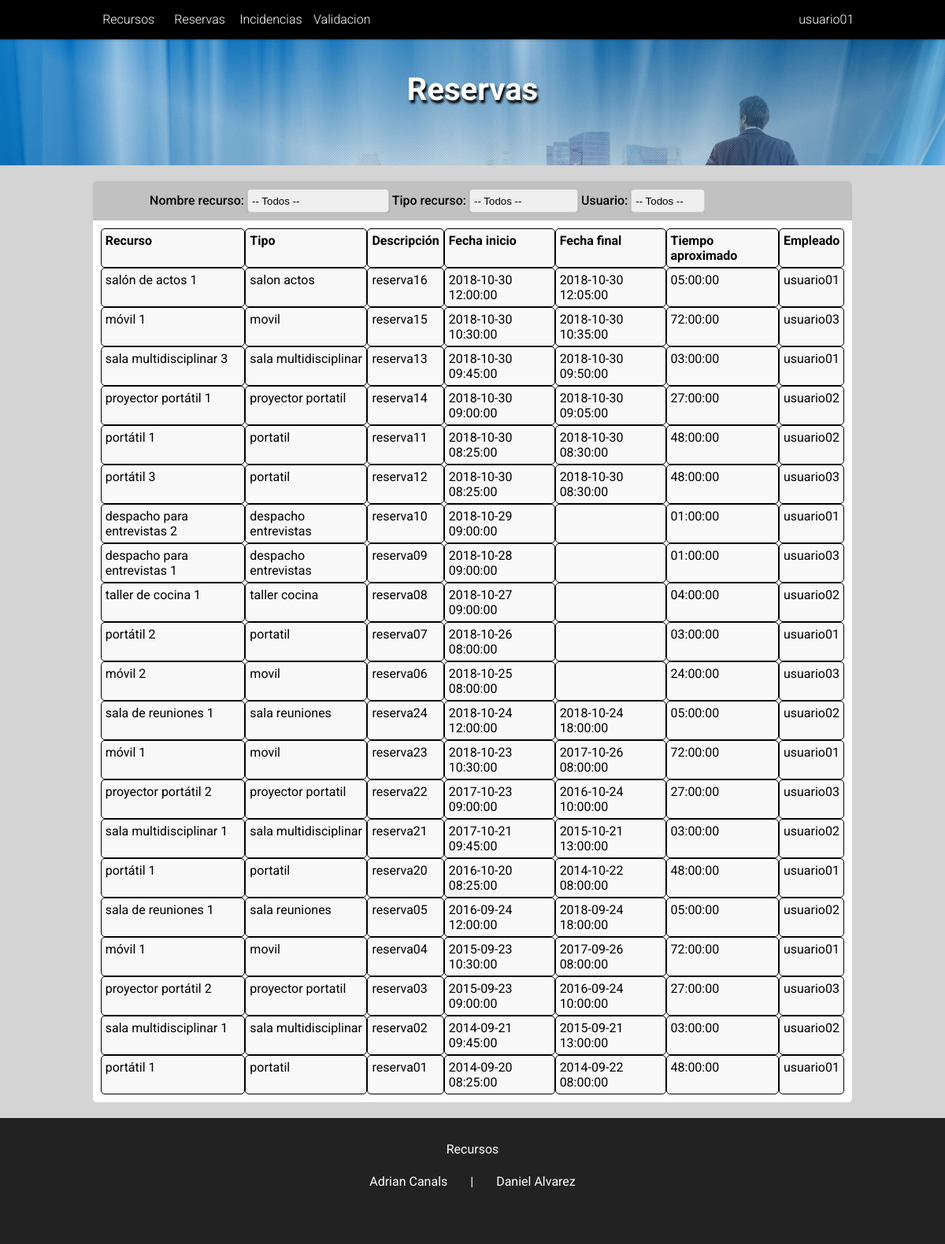
The page /PaginaWeb/index.php?mostrar=reservas (signed in) on the database as committed earlier.
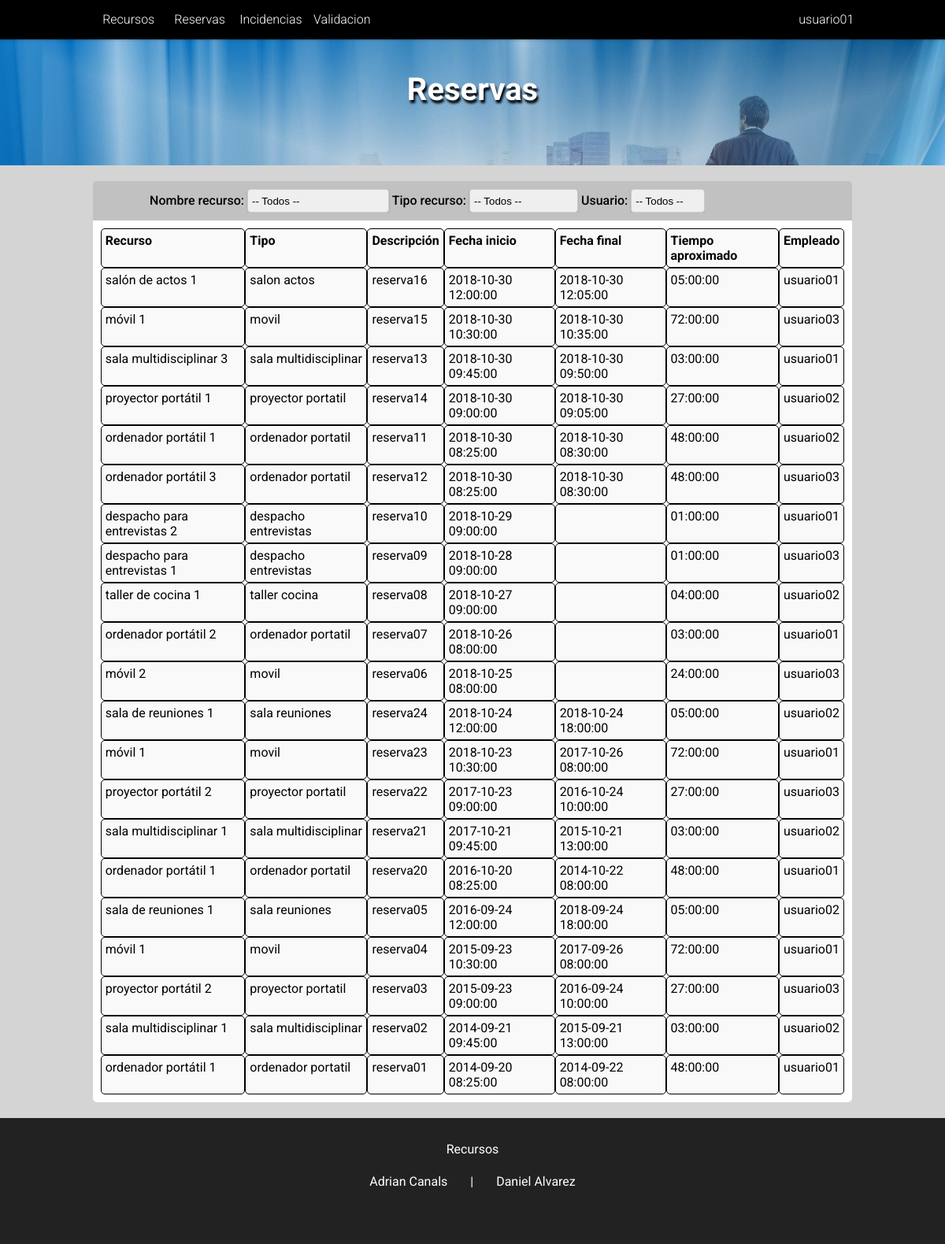
The same page on the database as committed later.
### tables this page shows
CREATE TABLE IF NOT EXISTS `tbl_empleado` (
`id_empleado` int(11) NOT NULL AUTO_INCREMENT,
`email_empleado` varchar(100) DEFAULT NULL,
`usuario_empleado` varchar(100) DEFAULT NULL,
`password_empleado` varchar(255) DEFAULT NULL,
`nombre_empleado` varchar(100) DEFAULT NULL,
`apellido_empleado` varchar(100) DEFAULT NULL,
`grupo_empleado` ENUM('usuarios', 'administradores') DEFAULT 'usuarios',
PRIMARY KEY (`id_empleado`),
UNIQUE KEY `email_empleado` (`email_empleado`),
UNIQUE KEY `usuario_empleado` (`usuario_empleado`)
);

CREATE TABLE IF NOT EXISTS `tbl_reserva` (
`id_reserva` int(11) NOT NULL AUTO_INCREMENT,
`descripcion_reserva` text DEFAULT NULL,
`fechaInicio_reserva` DATETIME DEFAULT CURRENT_TIMESTAMP,
`fechaFinal_reserva` DATETIME DEFAULT NULL,
`tiempoEstimado_reserva` TIME DEFAULT NULL,
`modoFinalizacion_reserva` ENUM('bien', 'incidencia', 'cancelada') DEFAULT NULL,
`id_empleado` int(11) DEFAULT NULL,
`id_recurso` int(11) DEFAULT NULL,
PRIMARY KEY (`id_reserva`),
UNIQUE KEY `fechaInicio_idRecurso` (`fechaInicio_reserva`, `id_recurso`)
);

CREATE TABLE IF NOT EXISTS `tbl_recurso` (
`id_recurso` int(11) NOT NULL AUTO_INCREMENT,
`rutaArchivos_recurso` varchar(100) DEFAULT 'assets/images/recursos/',
`nombreArchivos_recurso` varchar(100) DEFAULT NULL,
`extensionArchivos_recurso` varchar(10) DEFAULT '.jpg',
`nombre_recurso` varchar(100) DEFAULT NULL,
`descripcion_recurso` text DEFAULT NULL,
`disp_recurso` ENUM('si', 'no') DEFAULT 'si',
`id_tipoRecurso` int(11) DEFAULT NULL,
PRIMARY KEY (`id_recurso`)
);

CREATE TABLE IF NOT EXISTS `tbl_tipoRecurso` (
`id_tipoRecurso` int(11) NOT NULL AUTO_INCREMENT,
`nombre_tipoRecurso` varchar(100) DEFAULT NULL,
PRIMARY KEY (`id_tipoRecurso`)
);

### PaginaWeb/php/datosUsuario.proc.php (called while the page is built, shortened)
<?php
	if (isset($_SESSION['user_id'])) {
		$records = $conn->prepare('SELECT id_empleado, usuario_empleado, email_empleado, password_empleado, grupo_empleado FROM tbl_empleado WHERE id_empleado = :id');
		$records->bindParam(':id', $_SESSION['user_id']);
		$records->execute();
		$results = $records->fetch(PDO::FETCH_ASSOC);
		if (count($results) > 0) {
			$usuario = $results;
		}
	}
?>

### PaginaWeb/php/reservas.php (the view, shortened to what this page needs)
<article>
	<?php
		if (isset($_REQUEST['idUsu'])) {
			$us=$_REQUEST['idUsu'];
			$query = "SELECT * FROM tbl_reserva INNER JOIN `tbl_recurso` ON `tbl_reserva`.`id_recurso` = `tbl_recurso`.`id_recurso` INNER JOIN `tbl_empleado` ON `tbl_reserva`.`id_empleado` = `tbl_empleado`.`id_empleado` INNER JOIN `tbl_tiporecurso` ON `tbl_recurso`.`id_tipoRecurso` = `tbl_tiporecurso`.`id_tipoRecurso` WHERE `tbl_empleado`.`id_empleado`='$us' ORDER BY `fechaInicio_reserva` DESC";
			$consulta=mysqli_query($link, $query);
			$boton = true;
		} else {
			$query = "SELECT * FROM tbl_reserva INNER JOIN `tbl_recurso` ON `tbl_reserva`.`id_recurso` = `tbl_recurso`.`id_recurso` INNER JOIN `tbl_empleado` ON `tbl_reserva`.`id_empleado` = `tbl_empleado`.`id_empleado` INNER JOIN `tbl_tiporecurso` ON `tbl_recurso`.`id_tipoRecurso` = `tbl_tiporecurso`.`id_tipoRecurso` ORDER BY `fechaInicio_reserva` DESC";
			$consulta=mysqli_query($link, $query);
		}
		echo "<div class='contenedorFiltros'>";
			include "php/filtrosReservas.php";
			echo "<div class='tabla'>";
				if(mysqli_num_rows($consulta)>0) {
					echo "<div class='fila encabezado'>";
						echo "<div class='columna noRecursos'>Recurso</div>";
						echo "<div class='columna noRecursos'>Tipo</div>";
						echo "<div class='columna noRecursos'>Descripción</div>";
						echo "<div class='columna noRecursos'>Fecha inicio</div>";
						echo "<div class='columna noRecursos'>Fecha final</div>";
						echo "<div class='columna noRecursos'>Tiempo aproximado</div>";
						echo "<div class='columna noRecursos'>Empleado</div>";
					echo "</div>";
					while($array = mysqli_fetch_array($consulta)) {
						$descripcion = $array['descripcion_reserva'];
						$fechaInicio = $array['fechaInicio_reserva'];
						$fechaFin = $array['fechaFinal_reserva'];
						$tiempoEstimado = $array['tiempoEstimado_reserva'];
						$recurso = $array['nombre_recurso'];
						$tipo = $array['nombre_tipoRecurso'];
						$empleado = $array['usuario_empleado'];
						echo "<div class='fila'>";
							echo "<div class='columna noRecursos'>$recurso</div>";
							echo "<div class='columna noRecursos'>$tipo</div>";
							echo "<div class='columna noRecursos'>$descripcion</div>";
							echo "<div class='columna noRecursos'>$fechaInicio</div>";
							echo "<div class='columna noRecursos'>$fechaFin</div>";
							echo "<div class='columna noRecursos'>$tiempoEstimado</div>";
							echo "<div class='columna noRecursos'>$empleado</div>";
						echo "</div>";
					}
				} else {
					echo "Aun no hay reservas";
				}
			echo "</div>";
		echo "</div>";
	?>
</article>

### PaginaWeb/index.php (shortened to what this page needs)
<!DOCTYPE html>
<html>
	<head>
		<link rel="stylesheet" href="https://use.fontawesome.com/releases/v5.4.1/css/all.css">
		<link rel="stylesheet" type="text/css" href="assets/css/estilos.css">
		<?php include "php/conexion.proc.php"; ?>
		<?php include "php/datosUsuario.proc.php"; ?>
	</head>
	<body>
		<header>
			<div class="cabecera">
				<img class="imgCabecera" src="assets/images/cabecera2.jpg">
			</div>
			<div class="centrarTitulo">
				<?php include "php/tituloCabezera.proc.php"; ?>
			</div>
		</header>
		<?php
			include "php/navegador.php";
			if (!isset($_SESSION['user_id'])) {
				include "php/login.php";
			} else {
				?><section><?php
					if (!isset($_REQUEST['mostrar'])) {
						include "php/recursos.php";
						?><?php
					} else {
						$mostrar = $_REQUEST['mostrar'];
						switch ($mostrar) {
							case 'reservas':
								include "php/reservas.php";
								break;
						}
					}
				?></section><?php
			}
		?>
		<footer>
			<p>Recursos</p>
			<p class="footer">Adrian Canals</p> | <p class="footer">Daniel Alvarez</p>
		</footer>
	</body>
</html>

### PaginaWeb/php/tituloCabezera.proc.php (shortened to what this page needs)
<?php
	if (isset($_REQUEST['mostrar'])) {
		$mostrar=$_REQUEST['mostrar'];
		switch ($mostrar) {
			case 'reservas':
				echo "<h1 class='cabecera'>Reservas</h1>";
				break;
		}
	} else {
		echo "<h1 class='cabecera'>Recursos</h1>";
	}
?>

### PaginaWeb/php/navegador.php (shortened to what this page needs)
<nav id='MenuDesplegable' class="menu">
	<ul class="nav">
		<li class="nivel1"><a href="index.php">Recursos</a></li>
		<li class="nivel1"><a href="index.php?mostrar=reservas">Reservas</a></li>
		<li class="nivel1"><a href="index.php?mostrar=incidencias">Incidencias</a></li>
		<li class="nivel1"><a href="index.php?mostrar=formularioValidacion">Validacion</a></li>
		<?php
			if (isset($_SESSION['user_id'])) {
				$nombreUsuario = $usuario['usuario_empleado'];
					echo "<li class='usuario'><a>".$nombreUsuario."</a>";
					echo "</li>";
			}
		?>
	</ul>
</nav>

### PaginaWeb/php/filtrosReservas.php (shortened to what this page needs)
<div class="contenedorFiltros">
	<form class="filtro" method="GET" action="index.php">
		<label>Nombre recurso:</label>
		<select class="filtro" name="filtrarReservaNombre" onchange="submit()">
			<option value="" selected="">-- Todos --</option>
		</select>
		<label>Tipo recurso:</label>
		<select class="filtro" name="filtrarReservaTipoRecurso" onchange="submit()">
			<option value="" selected="">-- Todos --</option>
		</select>
		<label>Usuario:</label>
		<select class="filtro" name="filtrarReservaUsuario" onchange="submit()">
			<option value="" selected="">-- Todos --</option>
		</select>
	</form>
</div>

### PaginaWeb/assets/css/estilos.css (style rules this page uses)
* { margin: 0; padding: 0; list-style: none; text-decoration: none; border: none; outline: none; box-sizing: border-box; }
body { margin-top: 50px; font-family: Roboto,sans-serif; background-color: #d4d4d4; }
section { width: 90%; margin: 10px auto; }
article { margin: 10px auto; padding: 10px; margin: 10px auto; }
div.tabla { background-color: #FFFFFF; }
footer { width: 100%; background-color: #222; color: #fff; text-align: center; padding: 30px; min-height: 160px; position: relative; bottom: 0; left: 0; right: 0; }
p.footer { display: inline; margin: 25px; line-height: 4; }
div.cabecera { height: 160px; overflow: hidden; }
div.centrarTitulo { width: 100%; position: absolute; top: 0; left: 0; display: flex; flex-direction: column; align-items: center; margin-top: 90px; }
img { width: 100%; }
h1.cabecera { color: white; font-size: 40px; text-shadow: 2px 4px 3px rgb(5, 5, 8); }

### PaginaWeb/assets/css/formulariosBotones.css (style rules this page uses)
form.filtro { width: auto; float: left; margin: 10px 29px; }
select.filtro { float: none !important; width: auto !important; }
div.contenedorFiltros { background-color: #c1c1c1; overflow: hidden; width: 91%; margin: auto; border-radius: 5px; }
form { overflow: hidden; width: 85%; margin: auto; font-weight: 500; font-family: roboto; }
select { font-family: "Trebuchet MS",Arial,Helvetica,sans-serif; cursor: pointer; -webkit-appearance: none; width: 106px; height: 30px; border: none; border-radius: 4px; padding: 5px; box-shadow: 1px 1px 1px 0px; box-shadow: 3px 1px 3px 0 rgba(0,0,0,.15); box-shadow: 0 1px 3px 0 rgba(0,0,0,.15); border: 1px solid #ccc; }
select { float: right; width: 230px; }

### PaginaWeb/assets/css/tablas.css (style rules this page uses)
div.tabla { display: table; margin: auto; padding: 10px; width: 100%; }
div.fila { display: table-row; }
div.columna { display: table-cell; }
div.encabezado { font-weight: bold; }
div.columna.noRecursos { border: 1px solid black; background: #f9f9f9; padding: 5px; border-radius: 5px; max-width: 200px; overflow: hidden; text-overflow: ellipsis; }

### PaginaWeb/assets/css/menu.css (style rules this page uses)
* { margin: 0; padding: 0; box-sizing: border-box; }
nav { background-color: #000000; position: fixed; z-index: 1000; top: 0; width: 100%; box-shadow: 0 -5px 3px 6px rgba(0,0,0,.255); left: 0 !important; font-family: 'Roboto', sans-serif; }
ul.nav { list-style-type: none; margin-left: 10%; }
nav ul li.nivel1 { display: inline-block; width: 8%; position: relative; text-align: center; }
nav ul li.usuario { display: inline-block; min-width: 8%; position: relative; text-align: center; cursor: pointer; float: right; padding-right: 15px; margin-right: 100px; }
nav li a { display: block; text-decoration: none; line-height: 50px; color: #ffffff; font-weight: 300; }

Rows that differ between the two databases and show on the page:
changed through a linked row, tbl_reserva "reserva11": id_recurso.nombre_recurso "portátil 1" → "ordenador portátil 1"; tbl_tiporecurso.nombre_tipoRecurso "portatil" → "ordenador portatil"
changed through a linked row, tbl_reserva "reserva12": id_recurso.nombre_recurso "portátil 3" → "ordenador portátil 3"; tbl_tiporecurso.nombre_tipoRecurso "portatil" → "ordenador portatil"
changed through a linked row, tbl_reserva "reserva07": id_recurso.nombre_recurso "portátil 2" → "ordenador portátil 2"; tbl_tiporecurso.nombre_tipoRecurso "portatil" → "ordenador portatil"
changed through a linked row, tbl_reserva "reserva20": id_recurso.nombre_recurso "portátil 1" → "ordenador portátil 1"; tbl_tiporecurso.nombre_tipoRecurso "portatil" → "ordenador portatil"
changed through a linked row, tbl_reserva "reserva01": id_recurso.nombre_recurso "portátil 1" → "ordenador portátil 1"; tbl_tiporecurso.nombre_tipoRecurso "portatil" → "ordenador portatil"
